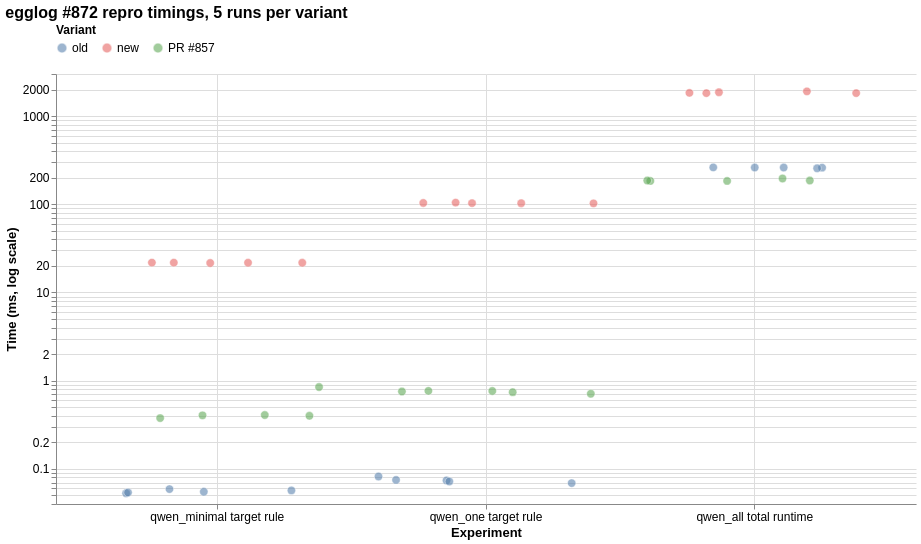

Express this chart as Vega-Lite.
### Vega-Lite specification from a JSON file in a GitHub repository (floating-point values rounded to 4 significant figures)
{"$schema": "https://vega.github.io/schema/vega-lite/v5.json", "title": "egglog #872 repro timings, 5 runs per variant", "width": 860, "height": 430, "data": {"values": [{"experiment": "qwen_minimal target rule", "variant": "old", "run": 1, "metric": "rule search+apply ms", "time_ms": 0.055, "tuples": 4751}, {"experiment": "qwen_minimal target rule", "variant": "old", "run": 2, "metric": "rule search+apply ms", "time_ms": 0.059, "tuples": 4751}, {"experiment": "qwen_minimal target rule", "variant": "old", "run": 3, "metric": "rule search+apply ms", "time_ms": 0.053, "tuples": 4751}, {"experiment": "qwen_minimal target rule", "variant": "old", "run": 4, "metric": "rule search+apply ms", "time_ms": 0.054, "tuples": 4751}, {"experiment": "qwen_minimal target rule", "variant": "old", "run": 5, "metric": "rule search+apply ms", "time_ms": 0.057, "tuples": 4751}, {"experiment": "qwen_one target rule", "variant": "old", "run": 1, "metric": "rule search+apply ms", "time_ms": 0.082, "tuples": 7749}, {"experiment": "qwen_one target rule", "variant": "old", "run": 2, "metric": "rule search+apply ms", "time_ms": 0.069, "tuples": 7749}, {"experiment": "qwen_one target rule", "variant": "old", "run": 3, "metric": "rule search+apply ms", "time_ms": 0.074, "tuples": 7749}, {"experiment": "qwen_one target rule", "variant": "old", "run": 4, "metric": "rule search+apply ms", "time_ms": 0.072, "tuples": 7749}, {"experiment": "qwen_one target rule", "variant": "old", "run": 5, "metric": "rule search+apply ms", "time_ms": 0.075, "tuples": 7749}, {"experiment": "qwen_all total runtime", "variant": "old", "run": 1, "metric": "total runtime ms", "time_ms": 262, "tuples": 7805}, {"experiment": "qwen_all total runtime", "variant": "old", "run": 2, "metric": "total runtime ms", "time_ms": 261, "tuples": 7805}, {"experiment": "qwen_all total runtime", "variant": "old", "run": 3, "metric": "total runtime ms", "time_ms": 261, "tuples": 7805}, {"experiment": "qwen_all total runtime", "variant": "old", "run": 4, "metric": "total runtime ms", "time_ms": 260, "tuples": 7805}, {"experiment": "qwen_all total runtime", "variant": "old", "run": 5, "metric": "total runtime ms", "time_ms": 256, "tuples": 7805}, {"experiment": "qwen_minimal target rule", "variant": "new", "run": 1, "metric": "rule search+apply ms", "time_ms": 21.74, "tuples": 4751}, {"experiment": "qwen_minimal target rule", "variant": "new", "run": 2, "metric": "rule search+apply ms", "time_ms": 21.79, "tuples": 4751}, {"experiment": "qwen_minimal target rule", "variant": "new", "run": 3, "metric": "rule search+apply ms", "time_ms": 21.6, "tuples": 4751}, {"experiment": "qwen_minimal target rule", "variant": "new", "run": 4, "metric": "rule search+apply ms", "time_ms": 21.82, "tuples": 4751}, {"experiment": "qwen_minimal target rule", "variant": "new", "run": 5, "metric": "rule search+apply ms", "time_ms": 21.74, "tuples": 4751}, {"experiment": "qwen_one target rule", "variant": "new", "run": 1, "metric": "rule search+apply ms", "time_ms": 102.9, "tuples": 7749}, {"experiment": "qwen_one target rule", "variant": "new", "run": 2, "metric": "rule search+apply ms", "time_ms": 103.5, "tuples": 7749}, {"experiment": "qwen_one target rule", "variant": "new", "run": 3, "metric": "rule search+apply ms", "time_ms": 104.5, "tuples": 7749}, {"experiment": "qwen_one target rule", "variant": "new", "run": 4, "metric": "rule search+apply ms", "time_ms": 103.0, "tuples": 7749}, {"experiment": "qwen_one target rule", "variant": "new", "run": 5, "metric": "rule search+apply ms", "time_ms": 102.5, "tuples": 7749}, {"experiment": "qwen_all total runtime", "variant": "new", "run": 1, "metric": "total runtime ms", "time_ms": 1821, "tuples": 7805}, {"experiment": "qwen_all total runtime", "variant": "new", "run": 2, "metric": "total runtime ms", "time_ms": 1820, "tuples": 7805}, {"experiment": "qwen_all total runtime", "variant": "new", "run": 3, "metric": "total runtime ms", "time_ms": 1834, "tuples": 7805}, {"experiment": "qwen_all total runtime", "variant": "new", "run": 4, "metric": "total runtime ms", "time_ms": 1907, "tuples": 7805}, {"experiment": "qwen_all total runtime", "variant": "new", "run": 5, "metric": "total runtime ms", "time_ms": 1863, "tuples": 7805}, {"experiment": "qwen_minimal target rule", "variant": "PR #857", "run": 1, "metric": "rule search+apply ms", "time_ms": 0.4, "tuples": 4751}, {"experiment": "qwen_minimal target rule", "variant": "PR #857", "run": 2, "metric": "rule search+apply ms", "time_ms": 0.408, "tuples": 4751}, {"experiment": "qwen_minimal target rule", "variant": "PR #857", "run": 3, "metric": "rule search+apply ms", "time_ms": 0.377, "tuples": 4751}, {"experiment": "qwen_minimal target rule", "variant": "PR #857", "run": 4, "metric": "rule search+apply ms", "time_ms": 0.405, "tuples": 4751}, {"experiment": "qwen_minimal target rule", "variant": "PR #857", "run": 5, "metric": "rule search+apply ms", "time_ms": 0.847, "tuples": 4751}, {"experiment": "qwen_one target rule", "variant": "PR #857", "run": 1, "metric": "rule search+apply ms", "time_ms": 0.755, "tuples": 7749}, {"experiment": "qwen_one target rule", "variant": "PR #857", "run": 2, "metric": "rule search+apply ms", "time_ms": 0.765, "tuples": 7749}, {"experiment": "qwen_one target rule", "variant": "PR #857", "run": 3, "metric": "rule search+apply ms", "time_ms": 0.741, "tuples": 7749}, {"experiment": "qwen_one target rule", "variant": "PR #857", "run": 4, "metric": "rule search+apply ms", "time_ms": 0.711, "tuples": 7749}, {"experiment": "qwen_one target rule", "variant": "PR #857", "run": 5, "metric": "rule search+apply ms", "time_ms": 0.767, "tuples": 7749}, {"experiment": "qwen_all total runtime", "variant": "PR #857", "run": 1, "metric": "total runtime ms", "time_ms": 186, "tuples": 7805}, {"experiment": "qwen_all total runtime", "variant": "PR #857", "run": 2, "metric": "total runtime ms", "time_ms": 184, "tuples": 7805}, {"experiment": "qwen_all total runtime", "variant": "PR #857", "run": 3, "metric": "total runtime ms", "time_ms": 184, "tuples": 7805}, {"experiment": "qwen_all total runtime", "variant": "PR #857", "run": 4, "metric": "total runtime ms", "time_ms": 196, "tuples": 7805}, {"experiment": "qwen_all total runtime", "variant": "PR #857", "run": 5, "metric": "total runtime ms", "time_ms": 186, "tuples": 7805}]}, "transform": [{"calculate": "(random() - 0.5) * 4", "as": "jitter"}], "mark": {"type": "point", "filled": true, "size": 70, "opacity": 0.55, "stroke": "white", "strokeWidth": 0.8}, "encoding": {"x": {"field": "experiment", "type": "nominal", "sort": ["qwen_minimal target rule", "qwen_one target rule", "qwen_all total runtime"], "axis": {"title": "Experiment", "labelAngle": 0, "labelLimit": 180}}, "xOffset": {"field": "jitter", "type": "quantitative"}, "y": {"field": "time_ms", "type": "quantitative", "scale": {"type": "log", "base": 10, "domain": [0.04, 3000]}, "axis": {"title": "Time (ms, log scale)", "format": "~g"}}, "color": {"field": "variant", "type": "nominal", "sort": ["old", "new", "PR #857"], "scale": {"domain": ["old", "new", "PR #857"], "range": ["#4c78a8", "#e45756", "#54a24b"]}, "legend": {"title": "Variant", "orient": "top"}}, "tooltip": [{"field": "experiment", "type": "nominal", "title": "Experiment"}, {"field": "variant", "type": "nominal", "title": "Variant"}, {"field": "run", "type": "ordinal", "title": "Run"}, {"field": "metric", "type": "nominal", "title": "Metric"}, {"field": "time_ms", "type": "quantitative", "title": "Time (ms)", "format": ".3f"}, {"field": "tuples", "type": "quantitative", "title": "Tuples"}]}, "config": {"axis": {"grid": true, "titleFontSize": 13, "labelFontSize": 12}, "legend": {"labelFontSize": 12, "titleFontSize": 12}, "title": {"fontSize": 16, "anchor": "start"}, "view": {"stroke": null}}}
